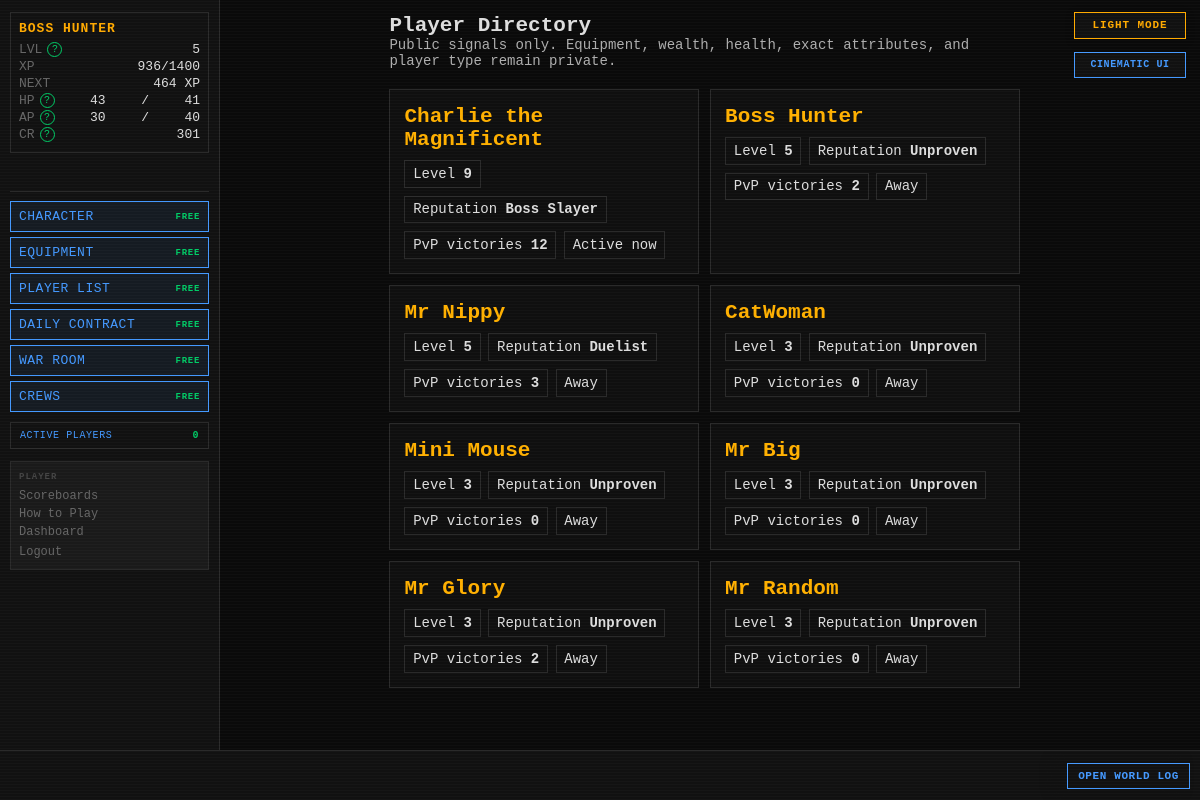
Before: /players (signed in) with the older database file.
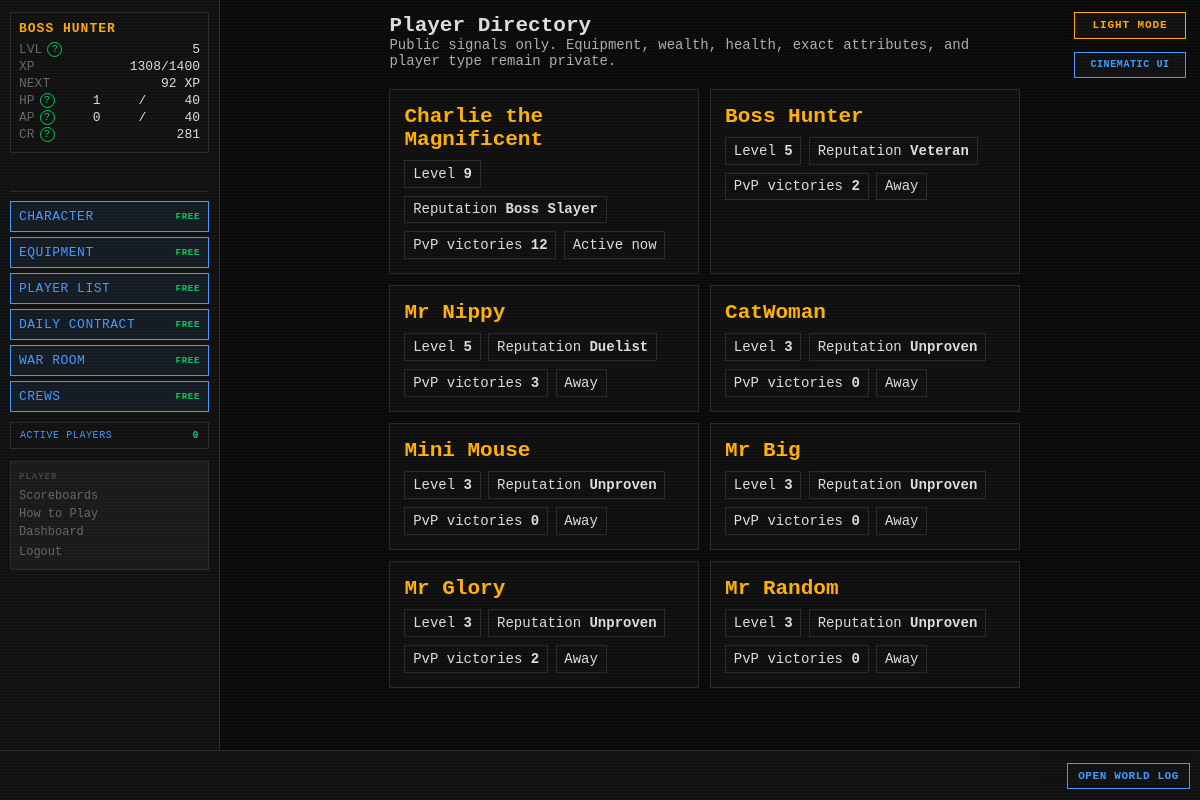
After: the same page with the newer database file.
### tables this page shows
CREATE TABLE players (
    id                  INTEGER PRIMARY KEY AUTOINCREMENT,
    username            TEXT    UNIQUE NOT NULL,
    password_hash       TEXT    NOT NULL,
    email               TEXT    UNIQUE NOT NULL,
    character_name      TEXT    NOT NULL,
    sex                 TEXT    NOT NULL,
    class_id            INTEGER REFERENCES classes(id),
    str_stat            INTEGER NOT NULL DEFAULT 1,
    end_stat            INTEGER NOT NULL DEFAULT 1,
    agi_stat            INTEGER NOT NULL DEFAULT 1,
    lck_stat            INTEGER NOT NULL DEFAULT 1,
    per_stat            INTEGER NOT NULL DEFAULT 1,
    level               INTEGER NOT NULL DEFAULT 1,
    xp                  INTEGER NOT NULL DEFAULT 0,
    current_hp          INTEGER NOT NULL,
    current_ap          INTEGER NOT NULL,
    credits             INTEGER NOT NULL DEFAULT 25,
    equipped_weapon_id  INTEGER REFERENCES inventory_items(id),
    equipped_armor_id   INTEGER REFERENCES inventory_items(id),
    equipped_special_id INTEGER REFERENCES inventory_items(id),
    in_combat           INTEGER NOT NULL DEFAULT 0,
    pending_levelup     INTEGER NOT NULL DEFAULT 0,
    pending_perk        INTEGER NOT NULL DEFAULT 0,
    combat_preference   TEXT    NOT NULL DEFAULT "Balanced",
    is_banned           INTEGER NOT NULL DEFAULT 0,
    retired_at          TEXT,
    last_login_at       TEXT,
    created_at          TEXT    NOT NULL DEFAULT (datetime('now'))
);

### routes/community.py (the view)
@bp.route("/players")
def players():
    rows = execute(
        """SELECT p.id,p.character_name,p.level,COALESCE(ps.pvp_kills,0) pvp_wins,
          CASE WHEN p.last_login_at>=datetime('now','-5 minutes') THEN 'Active now'
               WHEN p.last_login_at>=datetime('now','-1 day') THEN 'Seen today'
               ELSE 'Away' END activity
          FROM players p LEFT JOIN player_stats ps ON ps.player_id=p.id
          WHERE p.is_banned=0 AND p.retired_at IS NULL
          ORDER BY p.level DESC,p.character_name"""
    )
    for row in rows:
        row["reputation"] = reputation_profile(row["id"])["primary"]
    return render_template("community/players.html", players=rows)

### app.py (called while the page is built)
def _context_processor() -> dict:
    settings = get_all_settings()
    player = g.get("player")
    if not player:
        return {"settings": settings}
    active_count = execute_one(
        """SELECT COUNT(DISTINCT q.player_id) AS cnt FROM action_queue q
           JOIN players p ON p.id=q.player_id
           WHERE datetime(q.created_at)>=datetime('now','-5 minutes') AND p.is_banned=0"""
    )["cnt"]
    return {"player": player, "settings": settings,
            "active_player_count": active_count}

def _check_auth():
    if request.endpoint in _AUTH_EXEMPT:
        return None
    if not session.get("player_id"):
        return redirect(url_for("auth.login"))
    return None

def _load_player():
    player_id = session.get("player_id")
    if not player_id:
        return None
    reconcile_combat_state(player_id)
    player = get_player(player_id)
    if player is None:
        session.clear()
        return redirect(url_for("auth.login"))
    g.player = player
    return None

### database.py (called while the page is built)
def dict_factory(cursor: sqlite3.Cursor, row: tuple) -> dict:
    return {col[0]: val for col, val in zip(cursor.description, row)}

### templates/community/players.html
{% extends "base.html" %}{% block title %}Player Directory{% endblock %}
{% block content %}<section class="intel-page"><h1>Player Directory</h1>
<p class="page-deck">Public signals only. Equipment, wealth, health, exact attributes, and player type remain private.</p>
<div class="intel-grid">{% for p in players %}<article class="intel-card">
<h2>{{ p.character_name }}</h2><div class="intel-facts"><span>Level <b>{{ p.level }}</b></span>
<span>Reputation <b>{{ p.reputation }}</b></span><span>PvP victories <b>{{ p.pvp_wins }}</b></span>
<span class="activity-{{ p.activity|lower|replace(' ','-') }}">{{ p.activity }}</span></div></article>{% else %}<p>No active characters.</p>{% endfor %}</div></section>{% endblock %}

### templates/base.html (shortened to what this page needs)
<!DOCTYPE html>
<html lang="en">
<head>
<link rel="stylesheet" href="{{ url_for('static', filename='style.css') }}">
</head>
<body class="{{ 'authenticated' if player else 'auth-page' }} {% block body_class %}{% endblock %}">
{% if settings.get('ALLOW_PLAYER_COLOR_OVERRIDE', true) %}<button id="theme-toggle" type="button" aria-label="Switch color theme" aria-pressed="false">
</button>{% endif %}
{% if settings.get('ALLOW_PLAYER_INTERFACE_OVERRIDE', true) %}
<button id="interface-toggle" type="button" aria-label="Switch interface style" aria-pressed="false">
</button>
{% endif %}
{% if player %}
<div id="left-col">
    <div id="status-block">
        <div class="status-name">{{ player.character_name }}</div>
        <div class="status-line">
            <span class="label">LVL</span>
            <span id="status-level">{{ player.level }}</span>
        </div>
        <div class="status-line">
            <span class="label">XP</span>
            <span><span id="status-xp">{{ player.xp }}</span><span id="status-xp-threshold">{% if player.get('next_level_xp') is not none %}/{{ player.get('next_level_xp') }}{% endif %}</span></span>
        </div>
        <div class="status-line" title="Experience still needed to reach level {{ player.level + 1 }}">
            <span class="label">NEXT</span>
            <span id="status-xp-next">{% if player.get('xp_to_next_level') is none %}MAX{% elif player.get('xp_to_next_level') <= 0 %}LEVEL UP{% else %}{{ player.get('xp_to_next_level') }} XP{% endif %}</span>
        </div>
        <div class="status-line">
            <span class="label">HP</span>
            <span id="status-hp">{{ player.current_hp }}</span>/<span id="status-maxhp">{{ player.max_hp }}</span>
        </div>
        <div class="status-line">
            <span class="label">AP</span>
            <span id="status-ap">{{ player.current_ap }}</span>/<span id="status-maxap">{{ player.max_ap }}</span>
        </div>
        <div class="status-line">
            <span class="label">CR</span>
            <span id="status-credits">{{ player.credits }}</span>
        </div>
    </div>
    <div class="free-action-buttons" aria-label="Free character actions">
        <a class="action-btn free-action-btn" href="{{ url_for('character.index') }}">
            CHARACTER <span class="free-cost">FREE</span>
        </a>
        <a class="action-btn free-action-btn" href="{{ url_for('character.equipment') }}">
            EQUIPMENT <span class="free-cost">FREE</span>
        </a>
        <a class="action-btn free-action-btn" href="{{ url_for('community.players') }}">PLAYER LIST <span class="free-cost">FREE</span></a>
        <a class="action-btn free-action-btn" href="{{ url_for('community.contracts') }}">DAILY CONTRACT <span class="free-cost">FREE</span></a>
        <a class="action-btn free-action-btn" href="{{ url_for('community.war_room') }}">WAR ROOM <span class="free-cost">FREE</span></a>
        <a class="action-btn free-action-btn" href="{{ url_for('crews.index') }}">CREWS <span class="free-cost">FREE</span></a>
    </div>
    <button id="active-players-toggle" class="active-players-toggle" type="button"
            data-url="{{ url_for('feeds.active_players') }}" aria-haspopup="dialog">
        ACTIVE PLAYERS <span id="active-player-count">{{ active_player_count }}</span>
    </button>
    <nav id="left-nav">
        <span class="nav-heading">PLAYER</span>
        <a href="{{ url_for('scoreboards.index') }}">Scoreboards</a>
        <a href="{{ url_for('feeds.game_help') }}">How to Play</a>
        <a href="{{ url_for('dashboard.index') }}">Dashboard</a>
        <form action="{{ url_for('auth.logout') }}" method="POST" style="margin:0">
            <button type="submit" class="nav-link-btn">Logout</button>
        </form>
    </nav>
</div>
{% endif %}
<div id="main">
    {% block content %}{% endblock %}
</div>
{% if player %}
<div id="ticker-wrap">
    <a id="ticker-log-link" href="{{ url_for('feeds.global_log') }}" title="Open the complete World Log">OPEN WORLD LOG</a>
    <div id="ticker">
    </div>
</div>
{% endif %}
</body>
</html>

Changed rows visible on the page:
changed players "Boss Hunter": xp "936" → "1308"; current_hp "43" → "1"; current_ap "30" → "0"; credits "301" → "281"; reputation "Unproven" → "Veteran"
Other visible differences:
{{ player.get('xp_to_next_level') }}: "464" → "92"
{{ player.max_hp }}: "41" → "40"
